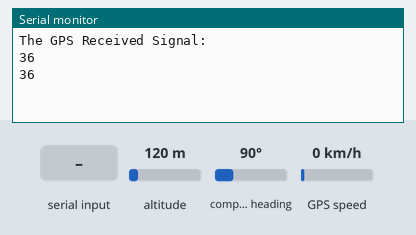
Bench run of a sketch on a simulated Arduino Uno, built with avr-gcc and run on an emulated ATmega328P. On the bench: the last lines printed to the serial monitor. The test bench sets the inputs (shaded band); at power-on: altitude 120 m, compass heading 90°, GPS speed 0 km/h. The GPS gets a fix after 3 s at 37.7749, -122.4194 with 8 satellites.

Above: at 1.2 s.
1.3 s: "1" received over Serial
At 1.9 s:
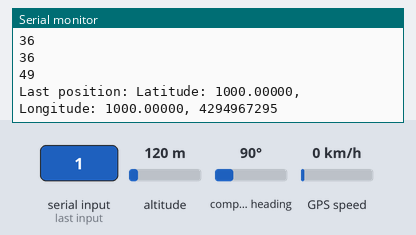
2.8 s: "0" received over Serial
At 3.5 s:
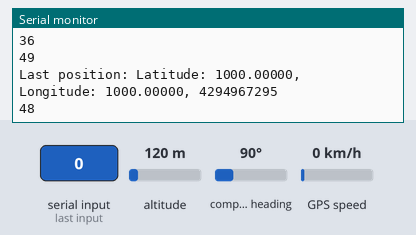
4.3 s: "1" received over Serial
At 4.39 s:
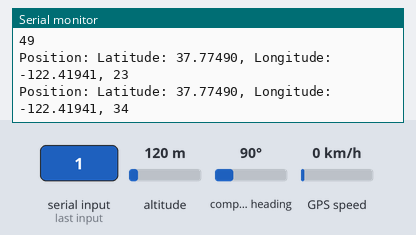
Timing chart, 0 to 7.3 s (numbered marks = the images above; inputs shaded):
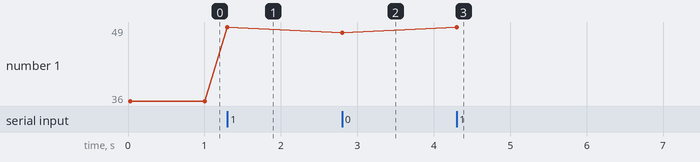

The sketch:

gps_simpl.ino
```cpp
#include <SoftwareSerial.h>
#include <TinyGPS.h>
float lat = 0.0, lon = 0.0; // create variable for latitude and longitude object
SoftwareSerial gpsSerial(10, 9); //rx,tx
TinyGPS gps; // create gps object
int lecturaserial = 0;

void setup() {
  Serial.begin(9600); // connect serial
  Serial.println("The GPS Received Signal:");
  gpsSerial.begin(9600); // connect gps sensor
}
void loop() {
  if (Serial.available() > 0) {
    lecturaserial = Serial.read();
    Serial.println(lecturaserial, DEC);
    if (lecturaserial == 49) {
      getgps(gps);
    }
  }
}
//-------------------------------
void getgps(TinyGPS & gps)
{
  unsigned long age;
  while (gpsSerial.available() > 0) { // check for gps data
    char  c = gpsSerial.read();
    if (gps.encode(c)) // encode gps data
    {
      gps.f_get_position(&lat, &lon, &age); // get latitude and longitude
      Serial.print("Position: ");
      Serial.print("Latitude: ");
      Serial.print(lat, 5);
      Serial.print(", ");
      Serial.print("Longitude: ");
      Serial.print(lon, 5);
      Serial.print(", ");
      Serial.println(age);
    }
  }
  gps.f_get_position(&lat, &lon, &age); // get latitude and longitude
  Serial.print("Last position: ");
  Serial.print("Latitude: ");
  Serial.print(lat, 5);
  Serial.print(", ");
  Serial.print("Longitude: ");
  Serial.print(lon, 5);
  Serial.print(", ");
  Serial.println(age);
  /*String latitude = String(lat, 6);
    String longitude = String(lon, 6);
    Serial.println(latitude + "," + longitude);
  */
}
```

Measured:
- after the input at 1.3 s, the serial monitor: prints a new line at once (image 1)
- after the input at 2.8 s, the serial monitor: prints a new line at once (image 2)
- after the input at 4.3 s, the serial monitor: prints a new line at once (image 3)
- plotted number 1: 36 → 49 after the input at 1.3 s, 49 → 48 after the input at 2.8 s
